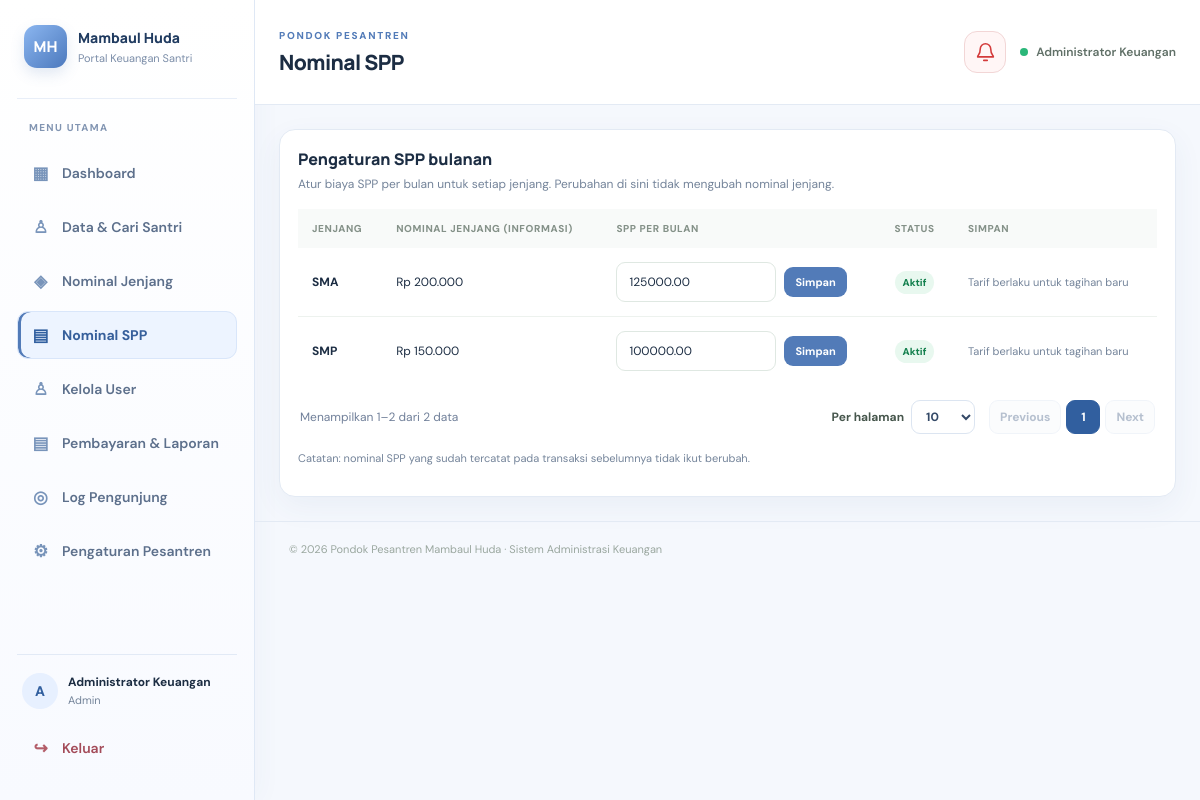
/nominal_spp.php (signed in), run on the app's committed database.
### tables this page shows
CREATE TABLE fee_categories (
  id BIGINT UNSIGNED AUTO_INCREMENT PRIMARY KEY,
  name VARCHAR(120) NOT NULL UNIQUE,
  amount DECIMAL(12,2) NOT NULL DEFAULT 0,
  spp_amount DECIMAL(12,2) NOT NULL DEFAULT 0,
  description VARCHAR(255) NULL,
  active TINYINT(1) NOT NULL DEFAULT 1,
  created_at TIMESTAMP DEFAULT CURRENT_TIMESTAMP
);

### config.php (called while the page is built, shortened)
<?php
try {
    $pdo = new PDO(
        'mysql:host=' . DB_HOST . ';dbname=' . DB_NAME . ';charset=utf8mb4',
        DB_USER,
        DB_PASS,
        [
            PDO::ATTR_ERRMODE => PDO::ERRMODE_EXCEPTION,
            PDO::ATTR_DEFAULT_FETCH_MODE => PDO::FETCH_ASSOC,
            PDO::ATTR_EMULATE_PREPARES => false
        ]
    );
    $pdo->exec("SET time_zone = '+07:00'");
} catch (PDOException $e) {
    http_response_code(500);
    exit('Koneksi database gagal. Periksa pengaturan config.php dan pastikan database sudah diimpor.');
}
try {
    $pdo->exec("
        CREATE TABLE IF NOT EXISTS visitor_logs (
            id BIGINT UNSIGNED AUTO_INCREMENT PRIMARY KEY,
            visitor_key CHAR(64) NOT NULL,
            user_id BIGINT UNSIGNED NULL,
            visitor_name VARCHAR(150) NULL,
            login_status ENUM('login','anonymous') NOT NULL DEFAULT 'anonymous',
            page_path VARCHAR(500) NOT NULL,
            ip_address VARCHAR(45) NOT NULL,
            user_agent VARCHAR(500) NULL,
            visited_at DATETIME NOT NULL DEFAULT CURRENT_TIMESTAMP,
            INDEX idx_visitor_visited (visited_at),
            INDEX idx_visitor_key (visitor_key),
            INDEX idx_visitor_user (user_id),
            CONSTRAINT fk_visitor_user FOREIGN KEY (user_id) REFERENCES users(id) ON DELETE SET NULL
        ) ENGINE=InnoDB DEFAULT CHARSET=utf8mb4 COLLATE=utf8mb4_unicode_ci
    ");
} catch (Throwable $e) {
}
function app_setting(string $key, string $default = ''): string
{
    static $settings = null;
    global $pdo;
    if ($settings === null) {
        $settings = [];
        try {
            $rows = $pdo->query('SELECT setting_key, setting_value FROM app_settings')->fetchAll();
        } catch (Throwable $e) {
        }
    }
    return (string)($settings[$key] ?? $default);
}
function app_school_name(): string
{
    return app_setting('school_name', APP_NAME) ?: APP_NAME;
}
function e(?string $value): string
{
    return htmlspecialchars((string)$value, ENT_QUOTES, 'UTF-8');
}
function rupiah($amount): string
{
    return 'Rp ' . number_format((float)$amount, 0, ',', '.');
}

### nominal_spp.php (the view, shortened to what this page needs)
<?php
require __DIR__ . '/config.php';
require_once __DIR__ . '/includes/pagination.php';
$count=(int)$pdo->query('SELECT COUNT(*) FROM fee_categories')->fetchColumn();$pagination=pagination_state($count);
$rowsQ=$pdo->query('SELECT id,name,spp_amount,amount,active FROM fee_categories ORDER BY name LIMIT '.$pagination['per_page'].' OFFSET '.$pagination['offset']);$rows=$rowsQ->fetchAll();
require __DIR__ . '/includes/header.php'; ?>
<section class="card">
    <div class="section-head">
        <div>
            <h2>Pengaturan SPP bulanan</h2>
            <p>Atur biaya SPP per bulan untuk setiap jenjang. Perubahan di sini tidak mengubah nominal jenjang.</p>
        </div>
    </div>
    <div class="table-wrap">
        <table>
            <thead>
                <tr>
                    <th>Jenjang</th>
                    <th>Nominal jenjang (informasi)</th>
                    <th>SPP per bulan</th>
                    <th>Status</th>
                    <th>Simpan</th>
                </tr>
            </thead>
            <tbody>
                <?php foreach ($rows as $r): ?><tr>
                        <td><strong><?= e($r['name']) ?></strong></td>
                        <td><?= rupiah($r['amount']) ?></td>
                        <td>
                            <form method="post" style="display:flex;gap:8px;align-items:center;min-width:230px"><input type="hidden" name="csrf" value="<?= e(csrf_token()) ?>"><input type="hidden" name="id" value="<?= (int)$r['id'] ?>"><input class="input" type="number" name="spp_amount" min="0" step="1000" required value="<?= e((string)$r['spp_amount']) ?>" style="max-width:160px"><button class="btn btn-small" type="submit">Simpan</button></form>
                        </td>
                        <td><span class="badge <?= $r['active'] ? 'paid' : 'neutral' ?>"><?= $r['active'] ? 'Aktif' : 'Nonaktif' ?></span></td>
                        <td class="help">Tarif berlaku untuk tagihan baru</td>
                    </tr><?php endforeach; ?>
                <?php if (!$rows): ?><tr>
                        <td colspan="5" class="empty">Belum ada jenjang. Tambahkan dahulu pada menu Nominal Jenjang.</td>
                    </tr><?php endif; ?></tbody>
        </table>
    </div>
    <?php render_pagination($pagination, ['per_page'=>$pagination['per_page']]); ?>
    <p class="help" style="margin-top:14px">Catatan: nominal SPP yang sudah tercatat pada transaksi sebelumnya tidak ikut berubah.</p>
</section><?php require __DIR__ . '/includes/footer.php'; ?>

### includes/pagination.php (shortened to what this page needs)
<?php
function pagination_state(int $total, array $allowed = [10, 25, 50, 100]): array {
    $perPage = (int)($_GET['per_page'] ?? 10);
    $pages = max(1, (int)ceil($total / $perPage));
    $page = min($pages, max(1, (int)($_GET['page'] ?? 1)));
    return ['total'=>$total, 'per_page'=>$perPage, 'pages'=>$pages, 'page'=>$page, 'offset'=>($page-1)*$perPage,
        'from'=>$total ? (($page-1)*$perPage+1) : 0, 'to'=>min($page*$perPage,$total)];
}
function render_pagination(array $state, array $query = []): void {
    $base = $query; unset($base['page']);
    $url = static function(int $page) use ($base): string { $q=$base; $q['page']=$page; return '?' . http_build_query($q); };
    echo '<div class="pagination-bar"><div class="pagination-meta">Menampilkan '.number_format($state['from'],0,',','.').'–'.number_format($state['to'],0,',','.').' dari '.number_format($state['total'],0,',','.').' data</div>';
    echo '<div class="pagination-controls"><label>Per halaman <select onchange="const u=new URL(location.href);u.searchParams.set(\'per_page\',this.value);u.searchParams.set(\'page\',1);location.href=u.toString()">';
    foreach ([10,25,50,100] as $n) echo '<option value="'.$n.'"'.($state['per_page']===$n?' selected':'').'>'.$n.'</option>';
    echo '</select></label><nav aria-label="Navigasi halaman"><a class="page-btn '.($state['page']<=1?'disabled':'').'" href="'.e($url(max(1,$state['page']-1))).'"'.($state['page']<=1?' aria-disabled="true" tabindex="-1"':'').'>Previous</a>';
    $start=max(1,$state['page']-2); $end=min($state['pages'],$state['page']+2);
    for($p=$start;$p<=$end;$p++) echo '<a class="page-btn '.($p===$state['page']?'active':'').'" href="'.e($url($p)).'"'.($p===$state['page']?' aria-current="page"':'').'>'.$p.'</a>';
    echo '<a class="page-btn '.($state['page']>=$state['pages']?'disabled':'').'" href="'.e($url(min($state['pages'],$state['page']+1))).'"'.($state['page']>=$state['pages']?' aria-disabled="true" tabindex="-1"':'').'>Next</a></nav></div></div>';
}

### assets/style.css (style rules this page uses)
:root { --green:#16865b;--green-dark:#0e6845;--green-soft:#eaf7f0;--ink:#172b24;--muted:#718078;--line:#e7eee9;--bg:#f6f9f7;--white:#fff;--red:#c43c3c;--amber:#9a6700;--shadow:0 10px 30px rgba(24,65,45,.05) }
* { box-sizing:border-box }
body { margin:0;background:var(--bg);color:var(--ink);font:14px 'DM Sans',sans-serif }
a { color:inherit;text-decoration:none }
button,input,select,textarea { font:inherit }
.card { background:#fff;border:1px solid var(--line);border-radius:16px;padding:21px;box-shadow:var(--shadow);min-width:0 }
.section-head { display:flex;align-items:center;justify-content:space-between;gap:12px;margin-bottom:17px }
.section-head h2,.card h2 { font:800 16px Manrope;margin:0 }
.section-head p { color:var(--muted);margin:6px 0 0;font-size:12px }
.btn { display:inline-flex;align-items:center;justify-content:center;gap:7px;padding:10px 15px;border-radius:9px;border:1px solid transparent;background:var(--green);color:#fff;font-weight:700;cursor:pointer;font-size:12px;transition:.2s }
.btn-small { padding:7px 10px;font-size:11px }
label { font-size:12px;font-weight:700;color:#46564c }
.input,select,textarea { width:100%;border:1px solid #dfe8e2;border-radius:9px;background:#fff;padding:11px 12px;outline:none;color:var(--ink);min-width:0 }
.help { font-size:11px;color:var(--muted);line-height:1.5 }
.table-wrap { width:100%;overflow:auto }
table { border-collapse:collapse;width:100%;white-space:nowrap }
th { text-align:left;background:#f8faf9;color:#849188;text-transform:uppercase;font-size:10px;letter-spacing:.6px;padding:13px 14px;font-weight:800 }
td { padding:14px;border-bottom:1px solid #edf2ee;font-size:12px }
tr:last-child td { border-bottom:0 }
.badge { display:inline-flex;align-items:center;padding:5px 8px;border-radius:20px;font-size:10px;font-weight:800 }
.badge.paid { background:#e8f8ef;color:#14804e }
:root { --green:#527bb8;--green-dark:#365f9b;--green-soft:#edf4ff;--ink:#1c2d43;--muted:#74849a;--line:#e3eaf4;--bg:#f5f8fd;--shadow:0 10px 30px rgba(50,85,135,.06) }
body { background:var(--bg);color:var(--ink) }
.sidebar,.topbar,.card { background:#fff }
.btn { background:#527bb8 }
@media (min-width:768px) and (max-width:1200px) { .card { padding:18px } }
.pagination-bar { display:flex;align-items:center;justify-content:space-between;gap:14px;flex-wrap:wrap;padding:15px 2px 2px;color:#71809a;font-size:12px }
.pagination-controls { display:flex;align-items:center;gap:14px;flex-wrap:wrap }
.pagination-controls label { display:flex;align-items:center;gap:7px;white-space:nowrap }
.pagination-controls select { border:1px solid #dce5f1;border-radius:9px;padding:7px 10px;background:#fff;color:#344967;font:inherit }
.pagination-controls nav { display:flex;align-items:center;gap:5px;flex-wrap:wrap }
.page-btn { display:inline-flex;align-items:center;justify-content:center;min-width:34px;height:34px;padding:0 10px;border:1px solid #dce5f1;border-radius:9px;background:#fff;color:#526b8e;text-decoration:none;font-size:12px;font-weight:650;transition:.15s }
.page-btn.active { background:#315f9f;border-color:#315f9f;color:#fff }
.page-btn.disabled { opacity:.42;pointer-events:none;background:#f7f9fc }

### data on the page
fee_categories: name "SMA", amount "Rp 200.000", spp_amount "125000.00", shows "Aktif", active "1", id "2"
fee_categories: name "SMP", amount "Rp 150.000", spp_amount "100000.00", active "Aktif"

### other printed values
$schoolMark "MH"
$schoolName "Mambaul Huda"
substr($user['full_name'] ?? 'U',0,1) "A"
$user['full_name'] "Administrator Keuangan"
$user['role'] "Admin"
$pageTitle "Nominal SPP"
app_school_name() "Mambaul Huda"
form field value "10"
